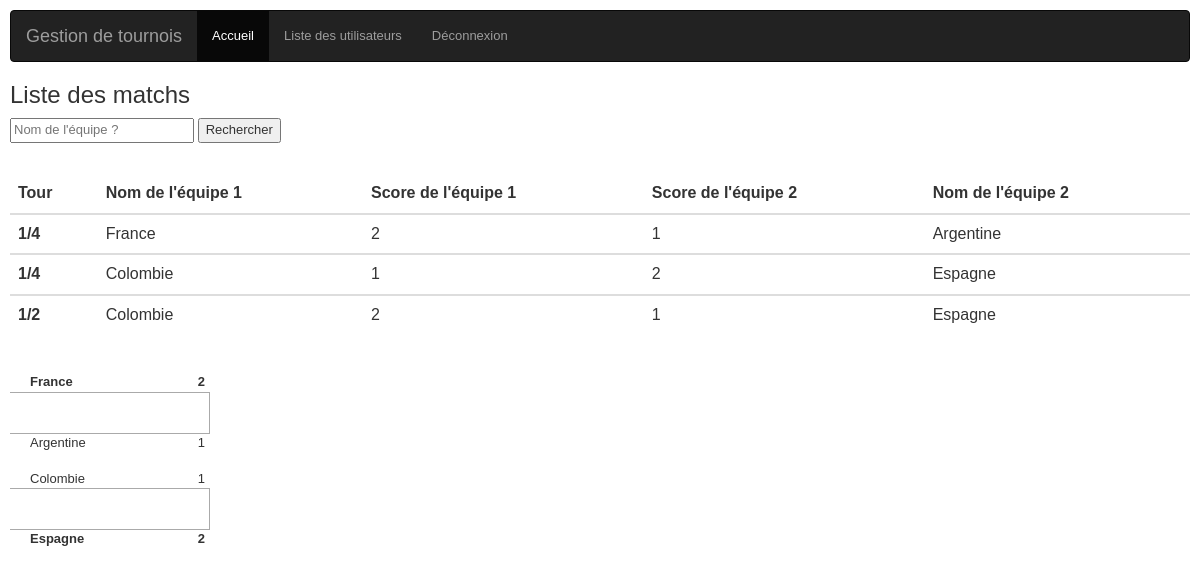
Screenshot of /listeMatchTournoi/1 (signed in) with the database file from the repository.
### tables this page shows
CREATE TABLE `Partie` (
  `idPartie` int(11) NOT NULL,
  `idGagnantPartie` int(11) NOT NULL,
  `idTournoi` int(11) NOT NULL,
  `idEquipe1` int(11) NOT NULL,
  `idEquipe2` int(11) NOT NULL,
  `scoreEquipe1` int(11) NOT NULL,
  `scoreEquipe2` int(11) NOT NULL,
  `tourPartie` int(11) NOT NULL
);

CREATE TABLE `Equipe` (
  `idEquipe` int(11) NOT NULL,
  `nomEquipe` varchar(50) NOT NULL,
  `qualifEquipe` tinyint(1) NOT NULL DEFAULT '1',
  `idTournoi` int(11) NOT NULL,
  `nbMatchJoue` int(2) NOT NULL DEFAULT '0'
);

### model/membre.php (called while the page is built, shortened)
<?php
function isConnected($pseudo, $pass, $idMembre){
	$db = dbConnect();
	$req = $db->prepare('SELECT * FROM Membre WHERE pseudoMembre = ? AND idMembre = ? AND passMembre = ?');
	$req->execute(array($pseudo, $idMembre, $pass));
	if($req->rowCount() > 0){
		return true;
	}
	else{
		return false;
	}
}
function isAdminM($pseudoMembre, $passMembre, $idMembre){
	$db = dbConnect();
	if (isConnected($pseudoMembre, $passMembre, $idMembre)){
		$req = $db->prepare('SELECT * FROM Admin WHERE idMembre = ?');
		$req->execute(array($idMembre));
		if($req->rowCount() > 0){
			return true;
		}
		else{
			return false;
		}
	}
}

### controller/membre.php (called while the page is built, shortened)
<?php
require_once('model/match.php');
require_once('model/equipe.php');
require_once('model/membre.php');
function connecte(){
	$pseudo = htmlspecialchars($_COOKIE['pseudo']);
	$pass = $_COOKIE['pass'];
	$idMembre = $_COOKIE['id'];
	return isConnected($pseudo, $pass, $idMembre);
}
function isAdmin(){
	$pseudoMembre = $_COOKIE['pseudo'];
	$passMembre = $_COOKIE['pass'];
	$idMembre = $_COOKIE['id'];
	return isAdminM($pseudoMembre, $passMembre, $idMembre);
}

### controller/match.php (called while the page is built, shortened)
<?php
require_once('model/match.php');
require_once('model/equipe.php');
function listeMatchTournoi(){
	$idTournoi = $_GET['tournoi'];
	$listEquipesTournoi = getEquipesTournoi($idTournoi);
    $equipesTournoi = $listEquipesTournoi->fetchAll();
    $listMatchsTournoi = getMatchsTournoi($idTournoi);
    $matchsTournoi = $listMatchsTournoi->fetchAll();
    require('view/listeMatchTournoiMembre.php');
}

### model/match.php (called while the page is built, shortened)
<?php
function getMatchsTournoi($idTournoi){
	$db = dbConnect();
	$matchs = $db->prepare('SELECT * FROM Partie WHERE idTournoi = ?');
	$matchs->execute(array($idTournoi));
	return $matchs;
}

### model/equipe.php (called while the page is built, shortened)
<?php
function getEquipesTournoi($idTournoi){
	$db = dbConnect();
    $req = $db->prepare("SELECT * FROM Equipe WHERE idTournoi= ?");
    $req->execute(array($idTournoi));
    return $req;
}

### view/listeMatchTournoiMembre.php (the view, shortened to what this page needs)
<head>
	<link rel="stylesheet" href="https://maxcdn.bootstrapcdn.com/bootstrap/3.3.7/css/bootstrap.min.css">
</head>
<h3>Liste des matchs</h3>
	<form method="get" action = "/">
		<input type=text name=nomRechercheEquipeMatchTournoi placeholder="Nom de l'équipe ?">
		<input type=submit value = "Rechercher">
	</form>
<div class="table-responsive">
	<table class="table">
		<thead>
			<tr>
			  <th scope="col">Tour</th>
			  <th scope="col">Nom de l'équipe 1</th>
			  <th scope="col">Score de l'équipe 1</th>
			  <th scope="col">Score de l'équipe 2</th>
			  <th scope="col">Nom de l'équipe 2</th>
			</tr>
		</thead>
	<?php
	foreach($matchsTournoi as $matchTournoi){
    	if($matchTournoi['tourPartie'] == 16){
		    echo '<tbody>'.'<th scope="row">' . '1/16' .'</th>';
		}
		else if($matchTournoi['tourPartie'] == 8){
		    echo '<tbody>'.'<th scope="row">' . '1/8' .'</th>';
		}
		else if($matchTournoi['tourPartie'] == 4){
		    echo '<tbody>'.'<th scope="row">' . '1/4' .'</th>';
		}
		else if($matchTournoi['tourPartie'] == 2){
		    echo '<tbody>'.'<th scope="row">' . '1/2' .'</th>';
		}
		else if($matchTournoi['tourPartie'] == 1){
		    echo '<tbody>'.'<th scope="row">' . 'Finale' .'</th>';
		}
		?>
		<?php
		foreach($equipesTournoi as $equipeTournoi){
            if($matchTournoi['idEquipe1'] == $equipeTournoi['idEquipe']){
                $nomEquipe1=$equipeTournoi['nomEquipe'];
            }
            else if($matchTournoi['idEquipe2'] == $equipeTournoi['idEquipe']){
                $nomEquipe2=$equipeTournoi['nomEquipe'];
            }
        }
        if($nomEquipe1 != "" and $nomEquipe2 != ""){ ?>
			<td>
				<?php echo $nomEquipe1; ?>
			</td>
			<td>
				<?php echo $matchTournoi['scoreEquipe1']; ?>
			</td>
			<td>
				<?php echo $matchTournoi['scoreEquipe2']; ?>
			</td>
			<td>
				<?php echo $nomEquipe2; ?>
			</td>
			<?php
		}
	}
	?> <br \>
		</tbody>
	</table>
	</div>
	<div class="table-responsive">
	<?php
include('view/bracket32.php');
	?>
</div>

### home.php (shortened to what this page needs)
<?php
require_once('controller/match.php');
require_once('controller/tournoi.php');
require_once('controller/match.php');
require_once('controller/equipe.php');
require_once('controller/membre.php');
if(isset($_COOKIE['pseudo']) AND isset($_COOKIE['pass']) AND isset($_COOKIE['id']) AND isAdmin()) {
	if(isset($_GET['action'])){
		if ($_GET['action'] == 'creerTournoi') {
	        require('view/creaTournoi.php');
	    }
	    else if($_GET['action'] == 'ajoutTournoi' AND isset($_POST['nomTournoi'])){
	    	ajoutTournoi();
	    }
	    else if($_GET['action'] == 'gererTournoi' AND isset($_GET['tournoi'])){
	    	gererTournoi();
	    }
	    else if($_GET['action'] == 'rechercheTournoi' AND isset($_GET['nomRechercheTournoi'])){
	    	rechercheTournoi();
	    }
	    else if($_GET['action'] == 'modifTournoi' AND isset($_POST['_METHOD'])){
	    	modifTournoi();
	    }
	    else if($_GET['action'] == 'ajoutEquipeTournoi' AND isset($_POST['tournoi'])){
	    	ajoutEquipeTournoi();
	    }
	    else if($_GET['action'] == 'suppTournoi' AND isset($_POST['_METHOD'])){
	    	supprimerTournoi();
	    }
	    else if($_GET['action'] == 'suppEquipeTournoi' AND isset($_POST['_METHOD'])){
	    	supprimerEquipeTournoi();
	    }
	    else if($_GET['action'] == 'rechercheEquipeTournoi'){
	    	rechercheEquipeTournoi();
	    }
	    else if($_GET['action'] == 'pageModifTournoi'){
	    	require('view/modifTournoi.php');
	    }
	    else if($_GET['action'] == 'pageModifTournoiImpossible'){
	    	require('view/modifTournoiImpossible.php');
	    }
	    else if($_GET['action'] == 'ajoutMatchTournoi' AND isset($_POST['idTournoi'])){
	    	ajoutMatchTournoi();
	    }
	    else if($_GET['action'] == 'creerMatchTournoi' AND isset($_GET['tournoi'])){
	    	creaMatchTournoi();
	    }
	    else if($_GET['action'] == 'modifEquipeTournoi' AND isset($_POST['_METHOD'])){
	    	modifEquipeTournoi();
	    }
	    else if($_GET['action'] == 'viewModifMatchTournoi' AND isset($_GET['tournoi'])){
	    	viewModifMatchTournoi();
	    }
	    else if($_GET['action'] == 'modifMatchTournoi' AND isset($_POST['_METHOD'])){
	    	modifMatchTournoi();
	    }
	    else if($_GET['action'] == 'suppMatchTournoi' AND isset($_POST['_METHOD'])){
	    	suppMatchTournoi();
	    }
	    else if($_GET['action'] == 'rechercheMatchTournoi' AND isset($_GET['nomRechercheEquipeMatchTournoi'])){
	    	rechercheMatchTournoi();
	    }
	    else if($_GET['action'] == 'deconnexion'){
	    	deconnexion();
	    }
	    else if($_GET['action'] == 'listeMembres'){
	    	listeMembres();
	    }
	    else if($_GET['action'] == 'setAdmin' AND isset($_POST['idMembre'])){
	    	setAdmin();
	    }
	    else if($_GET['action'] == 'deleteMembre' AND isset($_POST['_METHOD'])){
	    	deleteMembre();
	    }
	    else if($_GET['action'] == 'rechercheMembre'){
	    	rechercheMembre();
	    }
	    else{
	    	listTournois();
	    }
	}
    else{
    	listTournois();
    }
}
else if(isset($_COOKIE['pseudo']) AND isset($_COOKIE['pass']) AND isset($_COOKIE['id']) AND connecte()) {
	if(isset($_GET['action'])){
		if($_GET['action'] == 'gererTournoi' AND isset($_GET['tournoi'])){
		    listeEquipesTournoiMembre();
		}
		else if($_GET['action'] == 'listeMatchTournoi' AND isset($_GET['tournoi'])){
	    	listeMatchTournoi();
	    }
	}
	else{
    	listTournoisMembre();
    }
}

### view/bracket32.php (shortened to what this page needs)
<html>
<head>
    <link rel="stylesheet" type="text/css" href="/view/bracket32.css">
</head>
<body>
<main id="tournament">
    <?php
        $afficherUl = 0;
        $nomEquipe1 = "";
        $nomEquipe2 = "";
        foreach($matchsTournoi as $matchTournoi){
            if($matchTournoi['tourPartie'] == 4){
                if($afficherUl == 0){
                    echo '<ul class="round round-2">';
                    echo '<li class="spacer">&nbsp;</li>';
                    $afficherUl = 1;
                }
                foreach($equipesTournoi as $equipeTournoi){
                    if($matchTournoi['idEquipe1'] == $equipeTournoi['idEquipe']){
                        $nomEquipe1=$equipeTournoi['nomEquipe'];
                    }
                    else if($matchTournoi['idEquipe2'] == $equipeTournoi['idEquipe']){
                        $nomEquipe2=$equipeTournoi['nomEquipe'];
                    }
                    if($nomEquipe1 != "" and $nomEquipe2 != ""){
                        if($matchTournoi['idGagnantPartie'] == $matchTournoi['idEquipe1']){
                            echo '<li class="game game-top winner">' . $nomEquipe1 . ' <span> ' . $matchTournoi['scoreEquipe1'] . '</span></li>
                            <li class="game game-spacer">&nbsp;</li>
                            <li class="game game-bottom ">' . $nomEquipe2 . '<span> ' . $matchTournoi['scoreEquipe2'] . '</span></li>
                            <li class="spacer">&nbsp;</li>';
                            $nomEquipe1 = "";
                            $nomEquipe2 = "";
                        }
                        else if($matchTournoi['idGagnantPartie'] == $matchTournoi['idEquipe2']){
                            echo ' <li class="game game-top ">' . $nomEquipe1 . ' <span> ' . $matchTournoi['scoreEquipe1'] . '</span></li>
                            <li class="game game-spacer">&nbsp;</li>
                            <li class="game game-bottom winner">' . $nomEquipe2 . '<span> ' . $matchTournoi['scoreEquipe2'] . '</span></li>
                            <li class="spacer">&nbsp;</li>';
                            $nomEquipe1 = "";
                            $nomEquipe2 = "";
                        }
                    }
                }
            }
        } ?>
    </ul>
    <?php
        $afficherUl = 0;
        foreach($matchsTournoi as $matchTournoi){
            if($matchTournoi['tourPartie'] == 2){
                if($afficherUl == 0){
                    echo '<ul class="round round-3">';
                    echo '<li class="spacer">&nbsp;</li>';
                    $afficherUl = 1;
                }
            }
        } ?>
    </ul>
</main>
</body>
</html>

### view/bracket32.css (style rules this page uses)
main { display:flex; flex-direction:row; }
.round { display:flex; flex-direction:column; justify-content:center; width:200px; list-style:none; padding:0; }
.round .spacer { flex-grow:1; }
.round .spacer:first-child, .round .spacer:last-child { flex-grow:.5; }
.round .game-spacer { flex-grow:1; }
body { font-family:sans-serif; font-size:small; padding:10px; line-height:1.4em; }
li.game { padding-left:20px; }
li.game.winner { font-weight:bold; }
li.game span { float:right; margin-right:5px; }
li.game-top { border-bottom:1px solid #aaa; }
li.game-spacer { border-right:1px solid #aaa; min-height:40px; }
li.game-bottom { border-top:1px solid #aaa; }

### rows the page displays
partie: tourPartie "1/4", scoreEquipe1 "2", scoreEquipe2 "1"
equipe: nomEquipe "France"
equipe: nomEquipe "Argentine"
partie: tourPartie "1/4", scoreEquipe1 "1", scoreEquipe2 "2"
equipe: nomEquipe "Colombie"
equipe: nomEquipe "Espagne"
partie: tourPartie "1/2", scoreEquipe1 "2", scoreEquipe2 "1"
